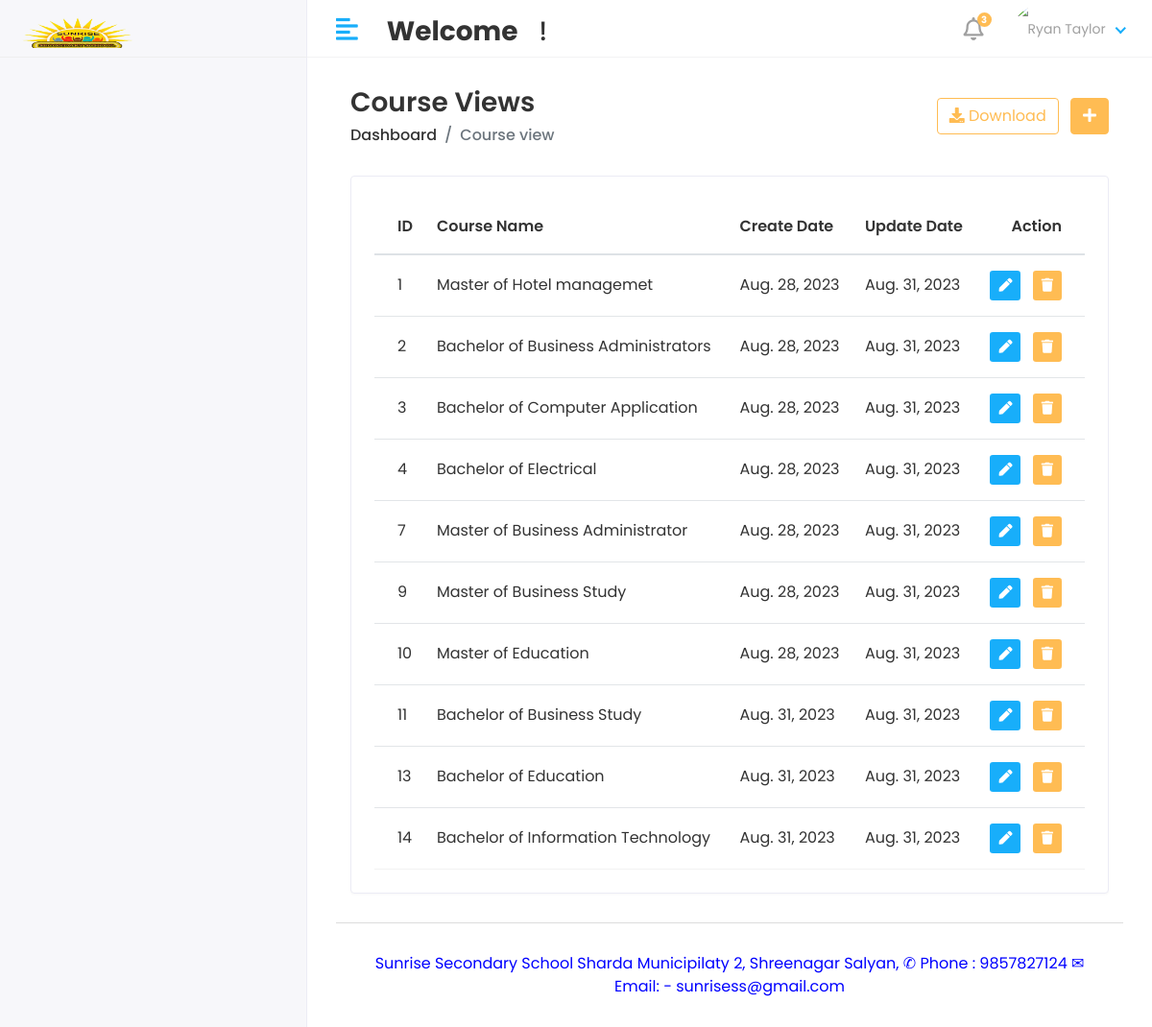
The app's page /HOD/course/view with its own data.
### schoolapp/models.py (models this page shows, shortened)
class Course(models.Model):
    name = models.CharField(max_length=100)
    create_date = models.DateField(auto_now_add=True)
    update_date = models.DateField(auto_now=True)

### school_system/hod_views.py (the view)
# urls.py: path('HOD/course/view', hod_views.view_course, name='view_course'),
def view_course(requset):
    course = Course.objects.all()
    context = {
        'course':course
    }
    return render(requset,'hod/view_course.html',context)

### templates/hod/view_course.html (shortened to what this page needs)
{% extends 'base.html' %}
{% block content %}
<div class="content container-fluid">
    <div class="page-header">
       <div class="row align-items-center">
          <div class="col">
             <h3 class="page-title">Course Views</h3>
             <ul class="breadcrumb">
                <li class="breadcrumb-item"><a href="index.html">Dashboard</a></li>
                <li class="breadcrumb-item active">Course view</li>
             </ul>
          </div>
          <div class="col-auto text-right float-right ml-auto">
             <a href="#" class="btn btn-outline-primary mr-2"><i class="fas fa-download"></i> Download</a>
             <a href="{% url 'add_course' %}" class="btn btn-primary"><i class="fas fa-plus"></i></a>
          </div>
       </div>
    </div>
    <div class="row">
       <div class="col-sm-12">
          <div class="card card-table">
             <div class="card-body">
                <div class="table-responsive">
                   <table class="table table-hover table-center mb-0 datatable">
                      <thead>
                         <tr>
                            <th>ID</th>
                            <th>Course Name</th>
                            <th>Create Date</th>
                            <th>Update Date</th>
                            <th class="text-right">Action</th>
                         </tr>
                      </thead>
                      <tbody>
                        {% for c in course %}
                         <tr>
                            <td>{{c.id}}</td>
                            <td>{{c.name}}</td>
                            <td>{{c.create_date}}</td>
                            <td>{{c.update_date}}</td>
                            <td class="text-right">
                               <div class="actions">
                                  <a href="{% url 'edit_course' c.id %}" class="btn btn-sm bg-success-light mr-2">
                                  <i class="fas fa-pen"></i>
                                  </a>
                                  <a href="{% url 'delete_course' c.id %}" class="btn btn-sm bg-danger-light">
                                  <i class="fas fa-trash"></i>
                                  </a>
                               </div>
                            </td>
                         </tr>
                         {% endfor %}
                      </tbody>
                   </table>
                </div>
             </div>
          </div>
       </div>
    </div>
 </div>
{% endblock content %}

### static/assets/css/style.css (style rules this page uses)
html { height: 100%; }
body { background-color: #fff; color: #333; font-family: 'Poppins', sans-serif; font-size: 1rem; height: 100%; line-height: 1.5; overflow-x: hidden; }
h1, h2, h3, h4, h5, h6 { font-family: 'Poppins', sans-serif; margin-top: 0; }
a { color: #009ce7; }
input, button, a { transition: all 0.4s ease; -moz-transition: all 0.4s ease; -o-transition: all 0.4s ease; -ms-transition: all 0.4s ease; -webkit-transition: all 0.4s ease; }
ul, ol { padding: 0px; list-style: none; }
.table { color: #333; max-width: 100%; margin-bottom: 0; width: 100%; }
.table thead tr th { font-weight: 600; }
.table tbody tr { border-bottom: 1px solid rgba(0, 0, 0, 0.05); }
.table.table-center td, .table.table-center th { vertical-align: middle; }
.card-table .card-body .table > thead > tr > th { border-top: 0; }
.card-table .card-body .table tr td:first-child, .card-table .card-body .table tr th:first-child { padding-left: 1.5rem; }
.card-table .card-body .table tr td:last-child, .card-table .card-body .table tr th:last-child { padding-right: 1.5rem; }
.card-table .table td, .card-table .table th { border-top: 1px solid #e2e5e8; padding: 1rem 0.75rem; white-space: nowrap; }
.btn-primary { background-color: #FFBC53; border: 1px solid #FFBC53; }
.btn-outline-primary { color: #FFBC53; border-color: #FFBC53; }
.card { border: 1px solid #ececf5; box-shadow: 0 1px 3px 0 rgba(0, 0, 0, 0.03); margin-bottom: 1.875rem; }
.card-body { padding: 1.5rem; }
.bg-danger-light { background-color:#FFBC53 !important; color:#fff !important; }
.bg-success-light { background-color: #18aefa; color: #fff; }
.page-header { margin-bottom: 1.875rem; }
.page-header .breadcrumb { background-color: transparent; color: #6c757d; font-size: 1rem; font-weight: 500; margin-bottom: 0; padding: 0; }
.page-header .breadcrumb a { color: #333; }
.page-title { font-size: 28px; font-weight: 600; color: #333; margin-bottom: 5px; }

### records on screen
Course: id "1", name "Master of Hotel managemet", create_date "Aug. 28, 2023", update_date "Aug. 31, 2023"
Course: id "2", name "Bachelor of Business Administrators", create_date "Aug. 28, 2023", update_date "Aug. 31, 2023"
Course: id "3", name "Bachelor of Computer Application", create_date "Aug. 28, 2023", update_date "Aug. 31, 2023"
Course: id "4", name "Bachelor of Electrical", create_date "Aug. 28, 2023", update_date "Aug. 31, 2023"
Course: id "7", name "Master of Business Administrator", create_date "Aug. 28, 2023", update_date "Aug. 31, 2023"
Course: id "9", name "Master of Business Study", create_date "Aug. 28, 2023", update_date "Aug. 31, 2023"
Course: id "10", name "Master of Education", create_date "Aug. 28, 2023", update_date "Aug. 31, 2023"
Course: id "11", name "Bachelor of Business Study", create_date "Aug. 31, 2023", update_date "Aug. 31, 2023"
Course: id "13", name "Bachelor of Education", create_date "Aug. 31, 2023", update_date "Aug. 31, 2023"
Course: id "14", name "Bachelor of Information Technology", create_date "Aug. 31, 2023", update_date "Aug. 31, 2023"
